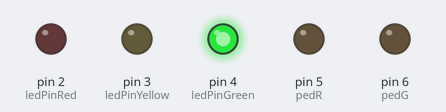
Simulated run of this sketch. Board: Arduino Uno, built with avr-gcc and run on an emulated ATmega328P. On the bench: output pins drawn as LEDs (lit = HIGH).

Above: at 1.0 s.
At 2.5 s:
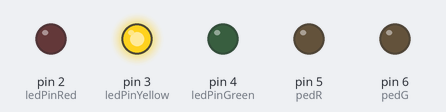
At 4.0 s:
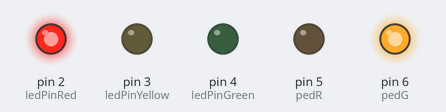
At 5.7 s:
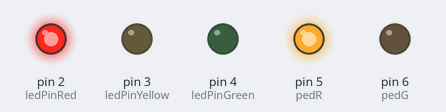
At 7.2 s:
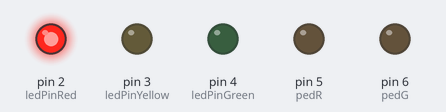
At 10.5 s:
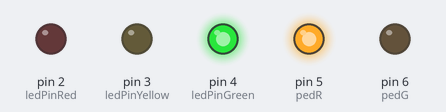
Timing chart, 0 to 12.4 s (numbered marks = the images above):
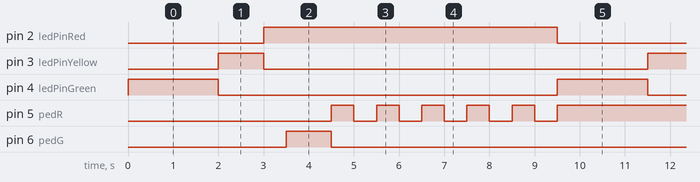

Measured:
- by itself, pin 2 (ledPinRed): alternates HIGH for 6.5 s and LOW for 3.0 s
- by itself, pin 3 (ledPinYellow), pin 6 (pedG): alternates HIGH for 1.0 s and LOW for 8.5 s
- by itself, pin 4 (ledPinGreen): alternates HIGH for 2.0 s and LOW for 7.5 s
- by itself, pin 5 (pedR): repeats every 9.5 s: 4 × (LOW 0.50 s, HIGH 0.50 s), LOW 0.50 s, HIGH 3.5 s, LOW 1.0 s, HIGH 0.50 s

The sketch:

lightlab1.ino
```cpp
int ledPinGreen = 4;
int ledPinYellow = 3;
int ledPinRed = 2;
int pedG = 6;
int pedR = 5;


void setup() {
  // put your setup code here, to run once:
  pinMode(ledPinGreen, OUTPUT);
  pinMode(ledPinRed, OUTPUT);
  pinMode(ledPinYellow, OUTPUT);
  pinMode(pedR, OUTPUT);
  pinMode(pedG, OUTPUT);
}


void loop() {
  // put your main code here, to run repeatedly:

  // GREEN LIGHT
  digitalWrite(ledPinRed, LOW);
  digitalWrite(ledPinGreen, HIGH);
  delay(2000);
  digitalWrite(ledPinGreen, LOW);

  // YELLOW LIGHT
  digitalWrite(ledPinYellow, HIGH);
  delay(1000);
  digitalWrite(ledPinYellow, LOW);

  // RED LIGHT
  digitalWrite(ledPinRed, HIGH);
  delay(500);


// PEDESTRIAN LIGHTS
  digitalWrite(pedG,HIGH);
  digitalWrite(pedR,LOW);
  delay(1000);
  digitalWrite(pedG,LOW);
// red flash
  int flashes = 5;
  //tone(10, 0);
  //digitalWrite(pedG,HIGH);
  for(int i=0; i<flashes; i++)
  {
    digitalWrite(pedR, HIGH);
    delay(500);
    digitalWrite(pedR, LOW);
    delay(500);
  }
  digitalWrite(pedR, HIGH);
 }
```
